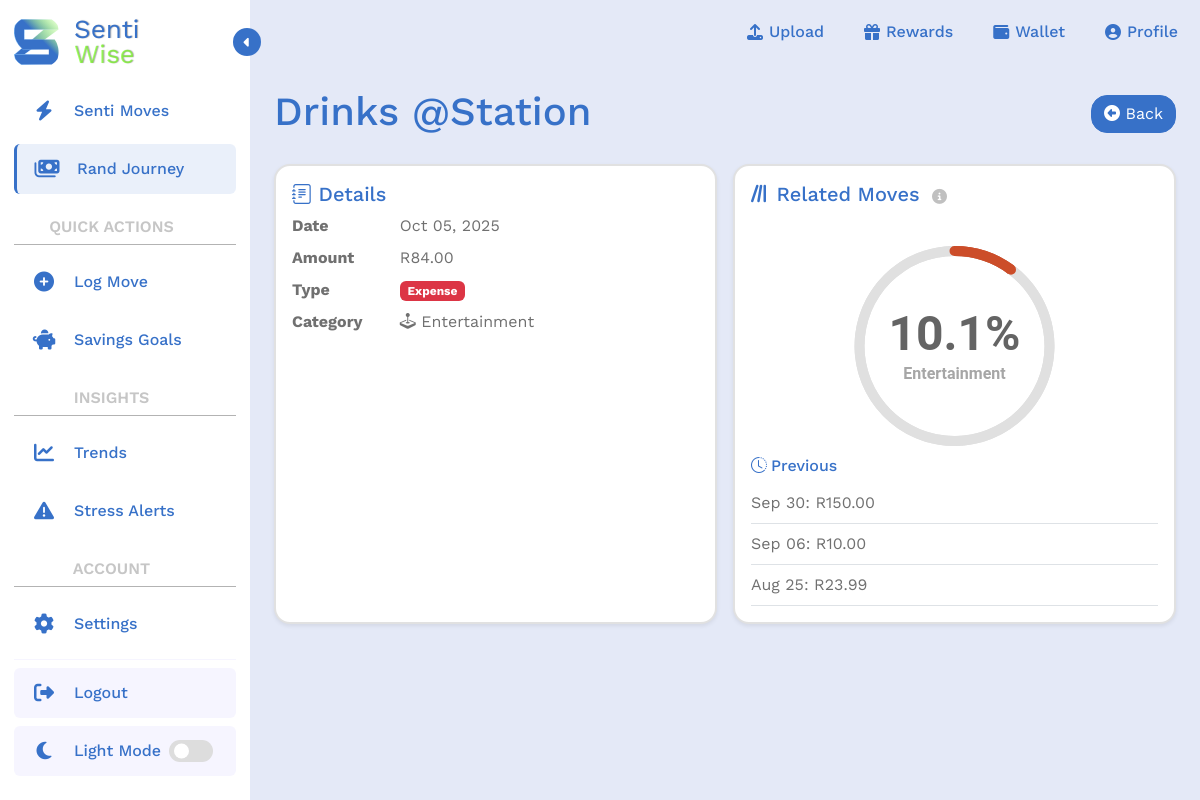
Before: /transactions/86/ (signed in) with the older database file.
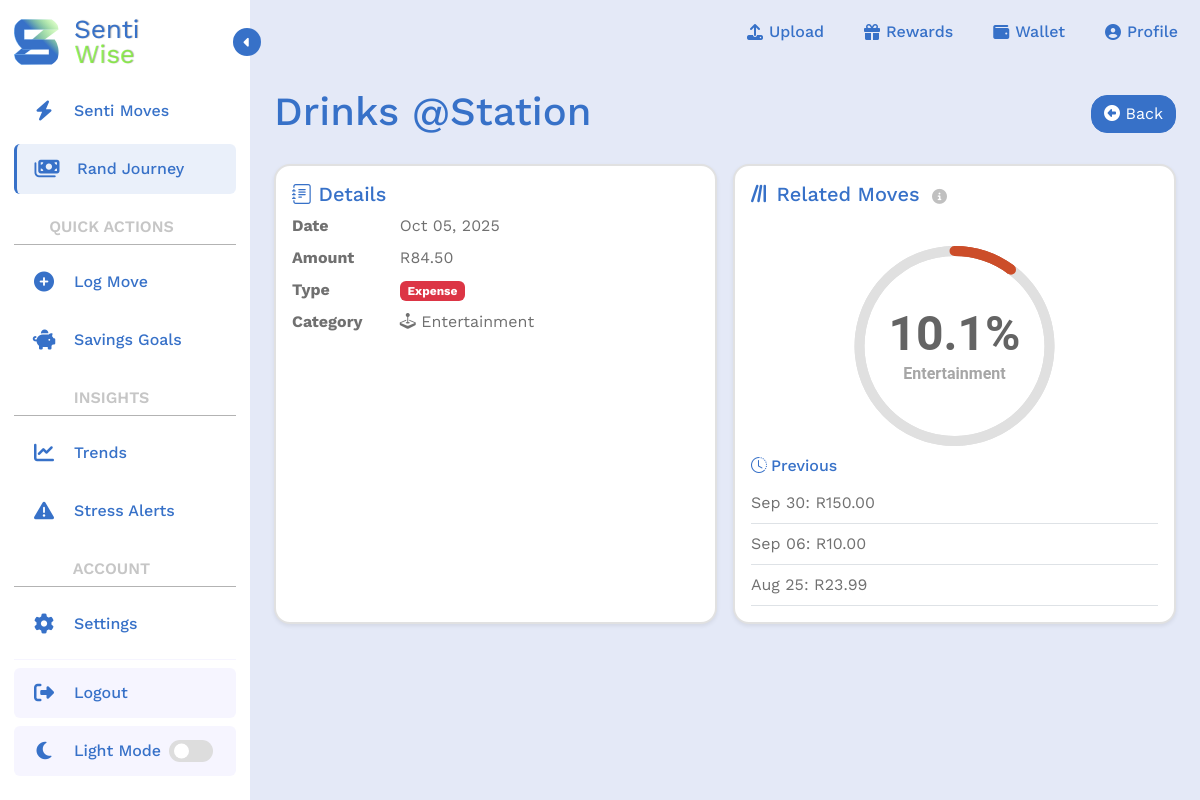
After: the same page with the newer database file.
### transactions/models.py (models this page shows, shortened)
class Transaction(models.Model):
    TRANSACTION_TYPES = (
        ('income', 'Income'),
        ('expense', 'Expense'),
    )
    user = models.ForeignKey(User, on_delete=models.CASCADE, related_name='transactions')
    amount = models.DecimalField(max_digits=10, decimal_places=2)
    category = models.CharField(max_length=22, choices=Category.DEFAULT_CATEGORIES) # preset categories in form
    date = models.DateField()
    type = models.CharField(max_length=7, choices=TRANSACTION_TYPES)
    description = models.CharField(max_length=255, blank=True)
    objects = TransactionQuerySet.as_manager()

### transactions/views.py (the view)
# urls.py: path('transactions/<int:transaction_id>/', transactions_detail_page, name='detail_transaction'), #Read: detail
@login_required(login_url='login')
def transactions_detail_page(request, transaction_id):
    transaction = get_object_or_404(Transaction, id=transaction_id, user=request.user)
    category_display = dict(Category.DEFAULT_CATEGORIES).get(transaction.category) # if error -- try: Category.category
    similar_transactions = Transaction.objects.filter(
        user = request.user,
        category = transaction.category
    ).exclude(id = transaction_id).order_by('-date')[:3] # Shows at three transactions in same category
    """
    p_move_category = Transaction.objects.aggregate(
        user = request.user,
        current_category = transaction.category,
        avg_percentage = Avg(F(Min('current_category'))) * 100 / F(Max('current_category')), output_field=FloatField()
    )

    """
    totals = Transaction.objects.filter(user=request.user).aggregate(
        total_moves = Count('id'),
        category_moves=Count('id', filter=Q(category=transaction.category))
    )
    total_moves = totals.get('total_moves') or 0
    category_moves = totals.get('category_moves') or 0
    p_move_category = (category_moves / total_moves * 100) if total_moves else 0.0
    context = {
        'transaction': transaction,
        'category_display': category_display,
        'similar_transactions': similar_transactions,
        'avg_percentage': round(p_move_category, 2),
        'avg_percentage_display': f"{p_move_category:.2f}" # 'f' = float formatting
    }
    return render(request, "transactions/detail_transaction.html", context)

### transactions/templates/transactions/detail_transaction.html (shortened to what the changed rows need)
{% extends 'transactions/index-2.html' %}
{% load crispy_forms_tags %}
{% load static %}
{% load sass_tags %}
{% block main_content %}
<main class="tracker-main-content p-4 flex-grow-1">
  <div class="d-flex justify-content-between align-items-center mb-4">
      <div>
        <h1 class="text-primary mb-1">{{ transaction.description }}</h1>
      </div>
  </div>
  <div class="row g-3 mb-4">
    <div class="col-xl-6 col-lg-12">
      <div class="card bg-card-color shadow-sm h-100 mobile-scroll-fade">
        <div class="card-body p-3">
          <dl class="row">
            <dt class="col-sm-3">Date</dt>
            <dd class="col-sm-9">{{ transaction.date|date:"M d, Y"}}</dd>
            <dt class="col-sm-3">Amount</dt>
            <dd class="col-sm-9">R{{ transaction.amount }}</dd>
            <dt class="col-sm-3">Type</dt>
            <dd class="col-sm-9">
              <span class="badge {% if transaction.type == 'income' %}bg-success{% else %}bg-danger{% endif %}">
                {{ transaction.type|title }}
              </span>
            </dd>
            <dt class="col-sm-3">Category</dt>
            <dd class="col-sm-9">
              {% if transaction.category == 'SALARY' %}
              <i class="bi bi-briefcase me-1"></i> Work/Salary
              {% elif transaction.category == 'SIDE_HUSTLE' %}
              <i class="bi bi-laptop me-1"></i> Side Hustle
              {% elif transaction.category == 'BUSARY' %}
              <i class="bi bi-mortarboard"></i> Scholarship/Bursary
              {% elif transaction.category == 'ALLOWANCE' %}
              <i class="bi bi-person-hearts"></i> Family Support
              {% elif transaction.category == 'STUDENT_LOAN' %}
              <i class="bi bi-buildings"></i> Student Loan
              {% elif transaction.category == 'GRANT' %}
              <i class="bi bi-clipboard-check"></i> Grant
              {% elif transaction.category == 'GIFT' %}
              <i class="bi bi-gift"></i> Gift
              {% elif transaction.category == 'GROCERIES' %}
              <i class="bi bi-basket"></i> Groceries
              {% elif transaction.category == 'RENT' %}
              <i class="bi bi-house"></i> Rent/Accomodation
              {% elif transaction.category == 'TRANSPORT' %}
              <i class="bi bi-train-front"></i> Transport
              {% elif transaction.category == 'DATA' %}
              <i class="bi bi-bar-chart"></i> Data/Airtime
              {% elif transaction.category == 'GYM' %}
              <i class="bi bi-heart-pulse-fill"></i> Gym/Fitness
              {% elif transaction.category == 'INSURANCE' %}
              <i class="bi bi-bank"></i> Insurance
              {% elif transaction.category == 'DEBT' %}
              <i class="bi bi-credit-card"></i> Debt Repayment
              {% elif transaction.category == 'ENTERTAINMENT' %}
              <i class="bi bi-joystick"></i> Entertainment
              {% elif transaction.category == 'DINING' %}
              <i class="bi bi-fork-knife"></i> Eating Out
              {% elif transaction.category == 'EDUCATION' %}
              <i class="bi bi-book"></i> Education
              {% elif transaction.category == 'HEALTH' %}
              <i class="bi bi-bandaid"></i> Health/Medical
              {% elif transaction.category == 'CLOTHING' %}
              <i class="bi bi-bag"></i> Clothing
              {% elif transaction.category == 'SAVINGS' %}
              <i class="bi bi-piggy-bank"></i> Savings/Invenstments
              {% elif transaction.category == 'SUBSCRIPTIONS' %}
              <i class="bi bi-person-vcard"></i> Subscriptions
              {% elif transaction.category == 'PERSONAL_GROOMING' %}
              <i class="bi bi-scissors"></i> Beauty/Grooming
              {% else %}
              {{ category_display|default:transaction.category }}
              {% endif %}
            </dd>
          </dl>
        </div>
      </div>
    </div>
  </div>
</main>
{% endblock %}

Changed rows visible on the page:
changed Transaction "Drinks @Station": amount "84.00" → "84.50"
